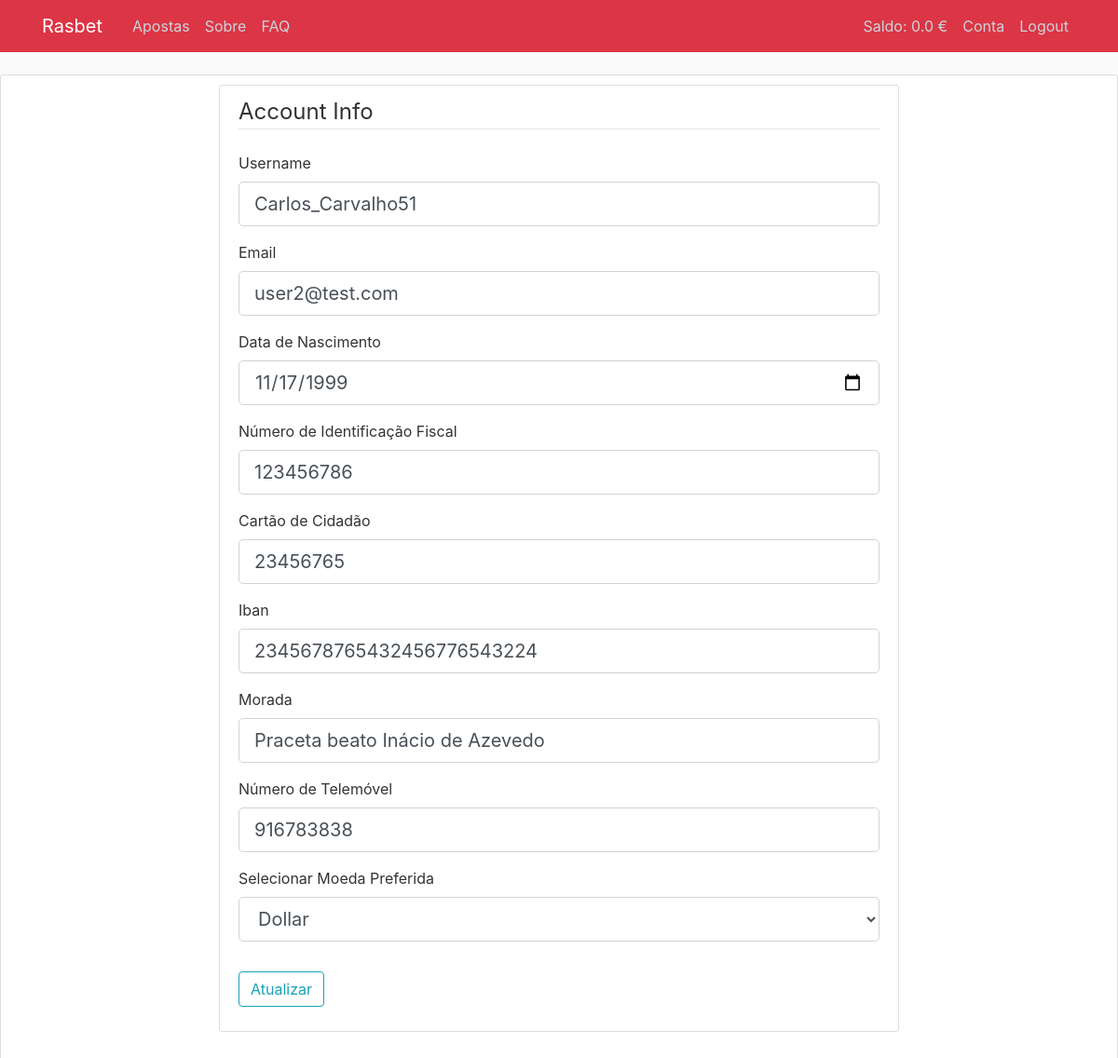
The app's page /account/update (signed in) with its own data.
### rasbet/models.py (models this page shows, shortened)
class User(db.Model, UserMixin):
    id = db.Column(db.Integer, primary_key=True, autoincrement=True)
    username = db.Column(db.String(20), unique=True, nullable=False)
    name = db.Column(db.String(50), nullable=False)
    email = db.Column(db.String(120), unique=True, nullable=False)
    password = db.Column(db.String(60), nullable=False)
    birth_date = db.Column(db.DateTime, nullable = False)
    nif = db.Column(db.String(9), unique = True, nullable = False)
    cc = db.Column(db.String(8), unique = True, nullable = False)
    iban = db.Column(db.String(25), nullable = False)
    address = db.Column(db.String(100), nullable = False)
    phone = db.Column(db.String(15), unique=True, nullable = False)
    role = db.Column(db.String(20), unique = False)
    currency_fav = db.Column(db.Integer, db.ForeignKey('currency.id'), nullable=False)
    wallet = db.relationship("Wallet")
    bets = db.relationship("Bet")

### rasbet/routes.py (the view)
@app.route("/account/update", methods=['GET', 'POST'])
@login_required
def update():
    balance = None
    symbol = None
    if current_user.is_authenticated:
        balance = round(Wallet.query.filter_by(user_id=current_user.id,currency_id=current_user.currency_fav).first().balance, 2)
        symbol = Currency.query.filter_by(id=current_user.currency_fav).first().symbol
    form = UpdateAccountForm()
    if form.validate_on_submit():
        current_user.username = form.username.data
        current_user.name = form.name.data
        current_user.email = form.email.data
        current_user.birth_date = form.birth_date.data
        current_user.nif = form.nif.data
        current_user.cc = form.cc.data
        current_user.iban = form.iban.data
        current_user.address = form.address.data
        current_user.phone = form.phone.data
        current_user.currency_fav = form.currency_fav.data
        db.session.commit()
        flash('Your account has been updated!', 'success')
        return redirect(url_for('account'))
    elif request.method == 'GET':
        form.username.data = current_user.username
        form.name.data = current_user.name
        form.email.data = current_user.email
        form.birth_date.data = current_user.birth_date
        form.nif.data = current_user.nif
        form.cc.data = current_user.cc
        form.iban.data = current_user.iban
        form.address.data = current_user.address
        form.currency_fav.data = current_user.currency_fav
        form.phone.data = current_user.phone
    return render_template('update.html', title='Update', form=form, balance=balance, symbol=symbol)

### rasbet/forms.py (shortened to what this page needs)
class UpdateAccountForm(FlaskForm):
    username = StringField('Username', validators=[DataRequired(), Length(min=2, max=20)])
    name = StringField('Nome Completo', validators=[DataRequired()])
    email = StringField('Email', validators=[DataRequired(), Email()])
    birth_date = DateField('Data de Nascimento', validators=[DataRequired()])
    nif = StringField('Número de Identificação Fiscal', validators=[DataRequired(), Length(min=9, max=9)])
    cc = StringField('Cartão de Cidadão', validators=[DataRequired(), Length(min=8, max=8)])
    iban = StringField('Iban', validators=[DataRequired(), Length(min=25, max=25)])
    address = StringField('Morada', validators=[DataRequired(), Length(max=100)])
    phone = StringField('Número de Telemóvel', validators=[DataRequired()])
    currency_fav = SelectField(u'Selecionar Moeda Preferida', choices=currencyList(), validators=[DataRequired()])
    submit = SubmitField('Atualizar')

### rasbet/models.py (called while the page is built)
@login_manager.user_loader
def load_user(user_id):
    return User.query.get(int(user_id))

### rasbet/templates/update.html (shortened to what this page needs)
{% extends "layout.html" %}
{% block content %}
<div class="col-md-8 mx-auto">
    <div class="content-section">
        <form method="POST" action="">
            <fieldset class="form-group">
                <legend class="border-bottom mb-4">Account Info</legend>
                <div class="form-group">
                    {{ form.username.label(class="form-control-label") }}
                    {% if form.username.errors %}
                        {{ form.username(class="form-control form-control-lg is-invalid") }}
                        <div class="invalid-feedback">
                            {% for error in form.username.errors %}
                             <span>{{ error }}</span>
                            {% endfor %}
                        </div>
                    {% else %}
                        {{ form.username(class="form-control form-control-lg") }}
                    {% endif %}
                </div>
                <div class="form-group">
                    {{ form.email.label(class="form-control-label") }}
                    {% if form.email.errors %}
                        {{ form.email(class="form-control form-control-lg is-invalid") }}
                        <div class="invalid-feedback">
                            {% for error in form.email.errors %}
                             <span>{{ error }}</span>
                             {% endfor %}
                        </div>
                    {% else %}
                        {{ form.email(class="form-control form-control-lg") }}
                    {% endif %}
                </div>
                <div class="form-group">
                    {{ form.birth_date.label(class="form-control-label") }}
                    {% if form.birth_date.errors %}
                        {{ form.birth_date(class="form-control form-control-lg is-invalid") }}
                        <div class="invalid-feedback">
                            {% for error in form.birth_date.errors %}
                             <span>{{ error }}</span>
                            {% endfor %}
                        </div>
                    {% else %}
                        {{ form.birth_date(class="form-control form-control-lg") }}
                    {% endif %}
                </div>
                <div class="form-group">
                    {{ form.nif.label(class="form-control-label") }}
                    {% if form.nif.errors %}
                        {{ form.nif(class="form-control form-control-lg is-invalid") }}
                        <div class="invalid-feedback">
                            {% for error in form.nif.errors %}
                             <span>{{ error }}</span>
                            {% endfor %}
                        </div>
                    {% else %}
                        {{ form.nif(class="form-control form-control-lg") }}
                    {% endif %}
                </div>
                <div class="form-group">
                    {{ form.cc.label(class="form-control-label") }}
                    {% if form.cc.errors %}
                        {{ form.cc(class="form-control form-control-lg is-invalid") }}
                        <div class="invalid-feedback">
                            {% for error in form.cc.errors %}
                             <span>{{ error }}</span>
                            {% endfor %}
                        </div>
                    {% else %}
                        {{ form.cc(class="form-control form-control-lg") }}
                    {% endif %}
                </div>
                <div class="form-group">
                    {{ form.iban.label(class="form-control-label") }}
                    {% if form.iban.errors %}
                        {{ form.iban(class="form-control form-control-lg is-invalid") }}
                        <div class="invalid-feedback">
                            {% for error in form.iban.errors %}
                             <span>{{ error }}</span>
                            {% endfor %}
                        </div>
                    {% else %}
                        {{ form.iban(class="form-control form-control-lg") }}
                    {% endif %}
                </div>
                <div class="form-group">
                    {{ form.address.label(class="form-control-label") }}
                    {% if form.address.errors %}
                        {{ form.address(class="form-control form-control-lg is-invalid") }}
                        <div class="invalid-feedback">
                            {% for error in form.address.errors %}
                             <span>{{ error }}</span>
                            {% endfor %}
                        </div>
                    {% else %}
                        {{ form.address(class="form-control form-control-lg") }}
                    {% endif %}
                </div>
                <div class="form-group">
                    {{ form.phone.label(class="form-control-label") }}
                    {% if form.phone.errors %}
                        {{ form.phone(class="form-control form-control-lg is-invalid") }}
                        <div class="invalid-feedback">
                            {% for error in form.phone.errors %}
                             <span>{{ error }}</span>
                            {% endfor %}
                        </div>
                    {% else %}
                        {{ form.phone(class="form-control form-control-lg") }}
                    {% endif %}
                </div>
                <div class="form-group">
                    {{ form.currency_fav.label(class="form-control-label") }}
                    {% if form.currency_fav.errors %}
                        {{ form.currency_fav(class="form-control form-control-lg is-invalid") }}
                        <div class="invalid-feedback">
                            {% for error in form.currency_fav.errors %}
                             <span>{{ error }}</span>
                            {% endfor %}
                        </div>
                    {% else %}
                        {{ form.currency_fav(class="form-control form-control-lg") }}
                    {% endif %}
                </div>
            </fieldset>
            <div class="form-group">
                {{ form.submit(class="btn btn-outline-info") }}
            </div>
        </form>
    </div>
</div>
{% endblock %}

### rasbet/static/main.css (style rules this page uses)
body { background: #fafafa; color: #333333; margin-top: 5rem; }
.content-section { background: #ffffff; padding: 10px 20px; border: 1px solid #dddddd; border-radius: 3px; margin-bottom: 20px; }

### records on screen
User: username "Carlos_Carvalho51", email "user2@test.com", birth_date "11/17/1999", nif "123456786", cc "23456765", iban "2345678765432456776543224", address "Praceta beato Inácio de Azevedo", phone "916783838", currency_fav "Dollar"

### other values on screen
{{ balance }} "0.0"
{{ symbol }} "€"
